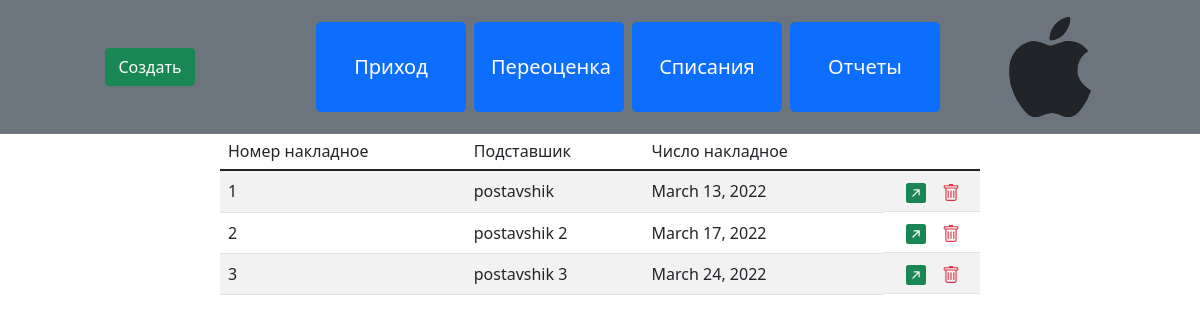
The page /prixod/ on the database as committed earlier.
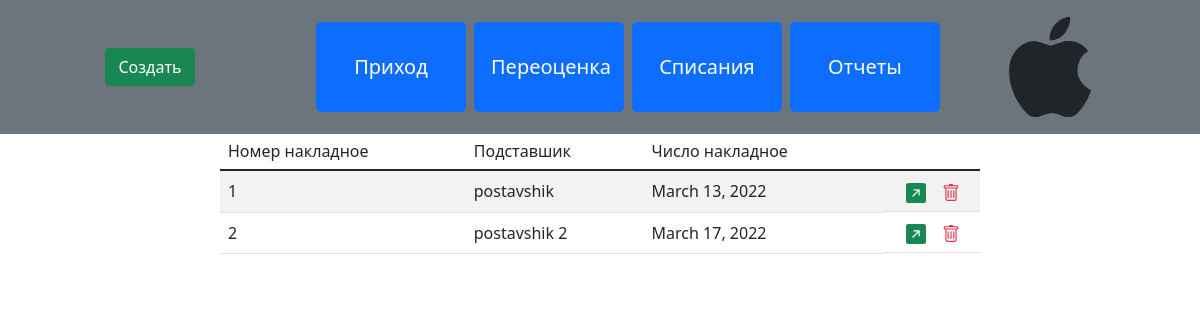
The same page on the database as committed later.
### dorilar/models.py (models this page shows, shortened)
class NakladnoyNo(models.Model):
    nakladnoy_nom = models.BigIntegerField(unique=True)
    postavshik = models.ForeignKey(Firma, on_delete=models.CASCADE)
    date = models.DateField(auto_now_add=True)

class Firma(models.Model):
    firma = models.CharField(max_length=200)
    def __str__(self):
        return self.firma

### dorilar/views.py (the view, shortened to what this page needs)
# urls.py: path('prixod/', nakladnoy, name='prixod'),
def nakladnoy(request, id=0):
    if request.method == "POST":
        form = NakladnoyNoForm(request.POST or None)
        if form.is_valid():
            form.save()
            return redirect('/prixod/')
        else:
            return HttpResponse("Yemadi")
    else:
        if id == 0:
            form = TovarForm()
            nakladnoyi = NakladnoyNo.objects.all()
            nakladnotNoForm = NakladnoyNoForm()
            return render(
                request,
                'prixod/prixod.html',
                {
                    'form': form,
                    'nakladnoyi': nakladnoyi,
                    'nakladnotNoForm': nakladnotNoForm
                }
            )

### dorilar/models.py (called while the page is built)
    def __str__(self):
        return self.tip

### dorilar/templates/prixod/prixod.html (shortened to what this page needs)
{% extends 'base.html' %}
{% load crispy_forms_tags %}
{% block btns %}
    <div class="col-3 py-5 d-flex justify-content-center">
        <div class="btn-group" role="group" aria-label="Basic mixed styles example">
          <button type="button" class="btn btn-success" data-toggle="modal" data-target="#myModal">Создать</button>
        </div>
    </div>
{% endblock btns %}
{% block main %}
    <div class="container col-8">
        <table class="table table-striped table-hover">
        <thead class="border-bottom font-weight-bold thead-dark">
            <tr class="h6">
                <td>Номер накладное</td>
                <td>Подставшик</td>
                <td>Число накладное</td>
            </tr>
        </thead>
        <tbody>
            {% for naklad in nakladnoyi %}
                    <tr>
                        <td>
                            {{ naklad.nakladnoy_nom }}
                        </td>
                        <td>
                            {{ naklad.postavshik }}
                        </td>
                        <td>
                            {{ naklad.date }}
                        </td>
                        <td class="d-flex flex-row justify-content-evenly align-items-center">
                            <a href="{% url 'prixodlar_detail' naklad.nakladnoy_nom %}" class="text-success mx-1">
                            </a>
                            <a href="{% url 'deleteNakladnoy' naklad.id %}" class="text-danger">
                            </a>
                        </td>
                    </tr>
            {% endfor %}
        </tbody>
    </table>
</div>
{% endblock main %}

Rows that differ between the two databases and show on the page:
removed NakladnoyNo: nakladnoy_nom "3", postavshik "postavshik 3", date "March 24, 2022"
